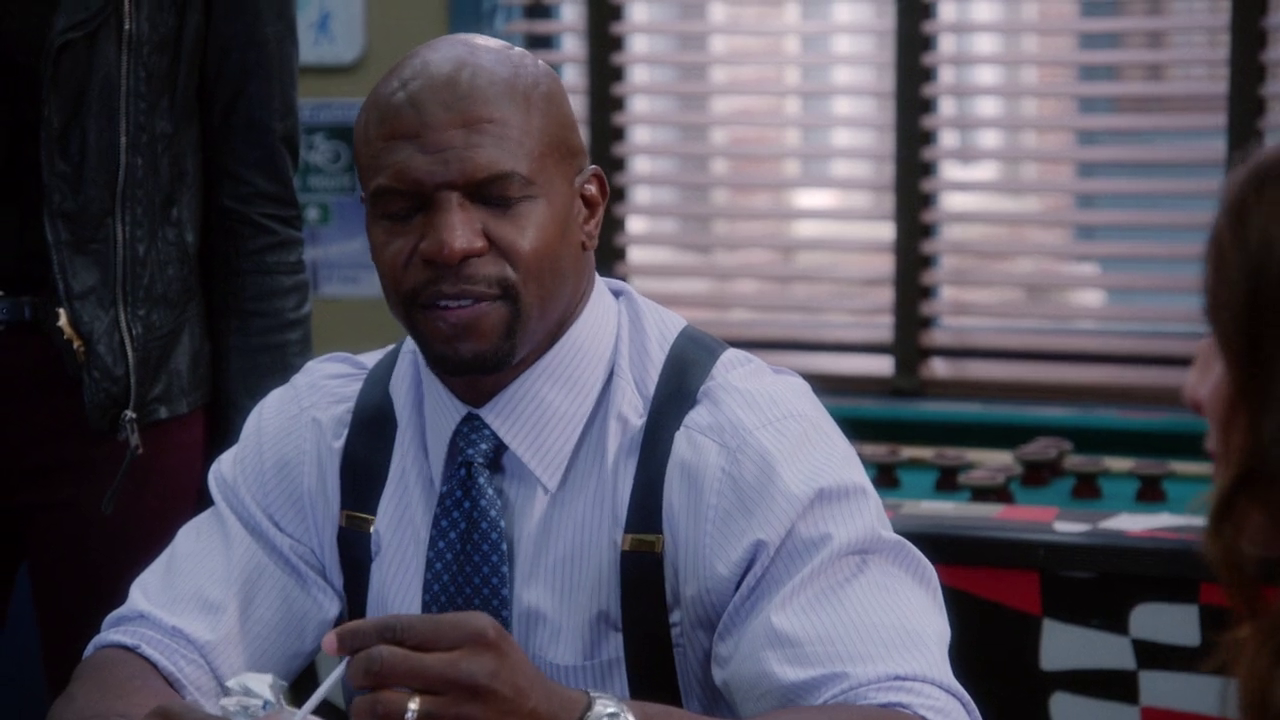
#> input picture frame 26 of class_example_code/FaceDetection/data/BR99.mp4, 1280 x 720 px
$ python 6_d_video_color.py
#> lines starting #> are read from the running program, lines starting #| are printed output that depends on the picture
import cv2

# Create a VideoCapture object and read from input file
cap = cv2.VideoCapture('imgs/BR99.mp4')

# Check if video opened successfully
if not cap.isOpened():
    print("Error opening video file")
    exit()

# Get the frame rate of the video
fps = cap.get(cv2.CAP_PROP_FPS)
frame_delay = int(1000 / fps)  # Convert FPS to milliseconds per frame

# Read until video is completed
while cap.isOpened():
    ret, frame = cap.read()
#> frame is the input picture: shape (720, 1280, 3); mean B, G, R 91.8, 79.3, 82.6
    if ret:
        #img = cv2.cvtColor (frame, cv2.COLOR_BGR2HSV)
        img = cv2.cvtColor (frame, cv2.COLOR_BGR2GRAY)
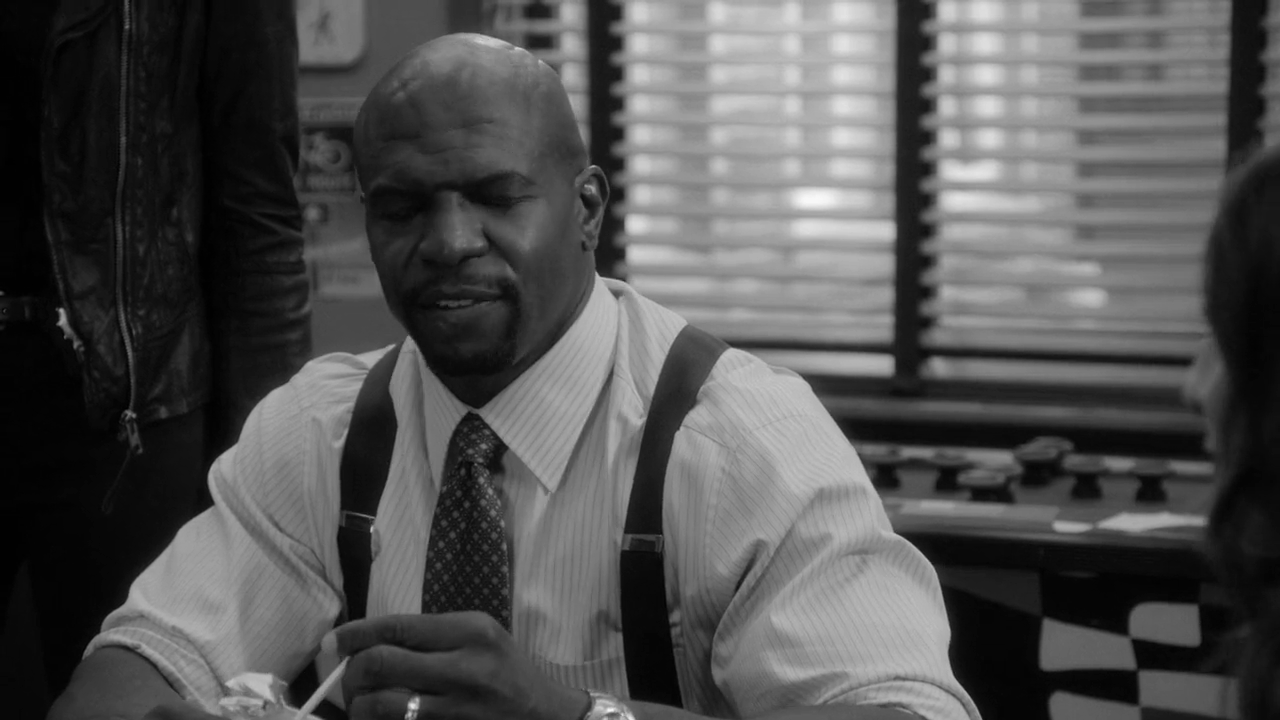
#> img: shape (720, 1280); min 0, max 249, mean 81.7
        cv2.imshow ('HSV image', img)

        # Press 'q' to exit
        if cv2.waitKey(frame_delay) & 0xFF == ord('q'):
#> (key q is pressed here)
            break
    else:
        break

# Release everything
cap.release()
cv2.destroyAllWindows()

$ run again, starting later in the video
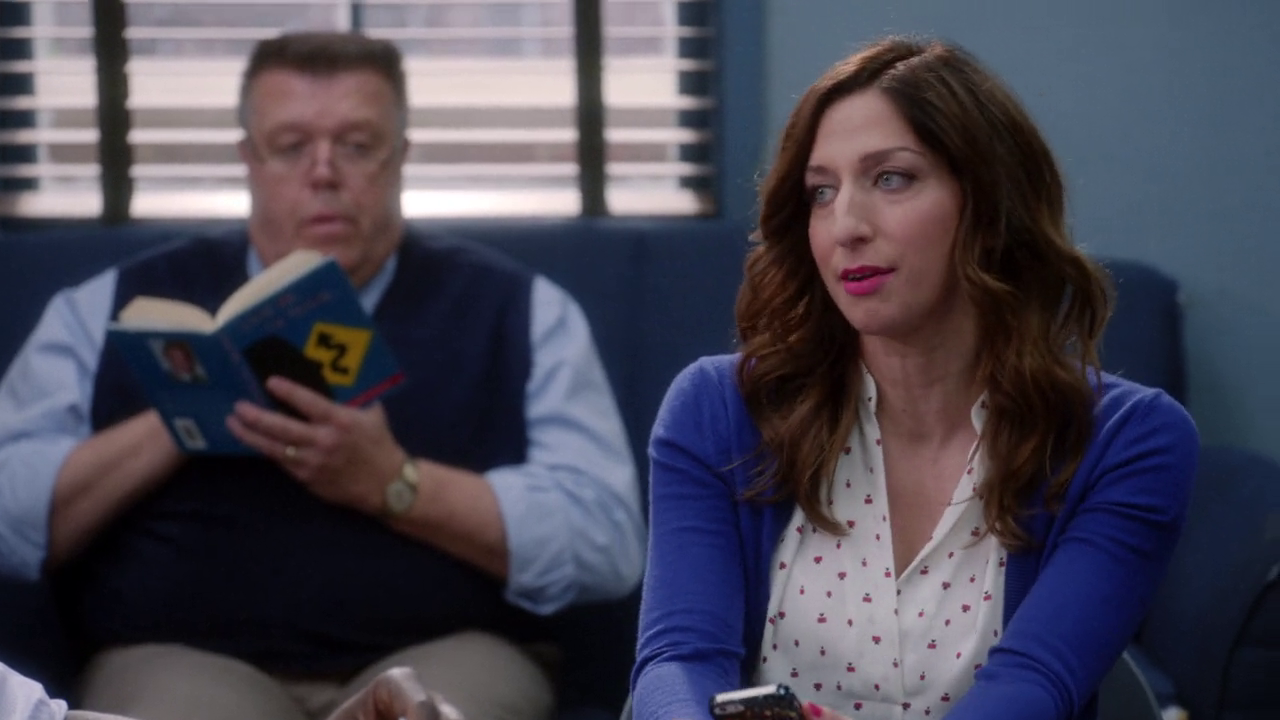
#> input picture frame 121 of class_example_code/FaceDetection/data/BR99.mp4, 1280 x 720 px
#> frame is the input picture: shape (720, 1280, 3); mean B, G, R 83, 69.6, 72.3
#> `img = cv2.cvtColor (frame, cv2.COLOR_BGR2GRAY)`:
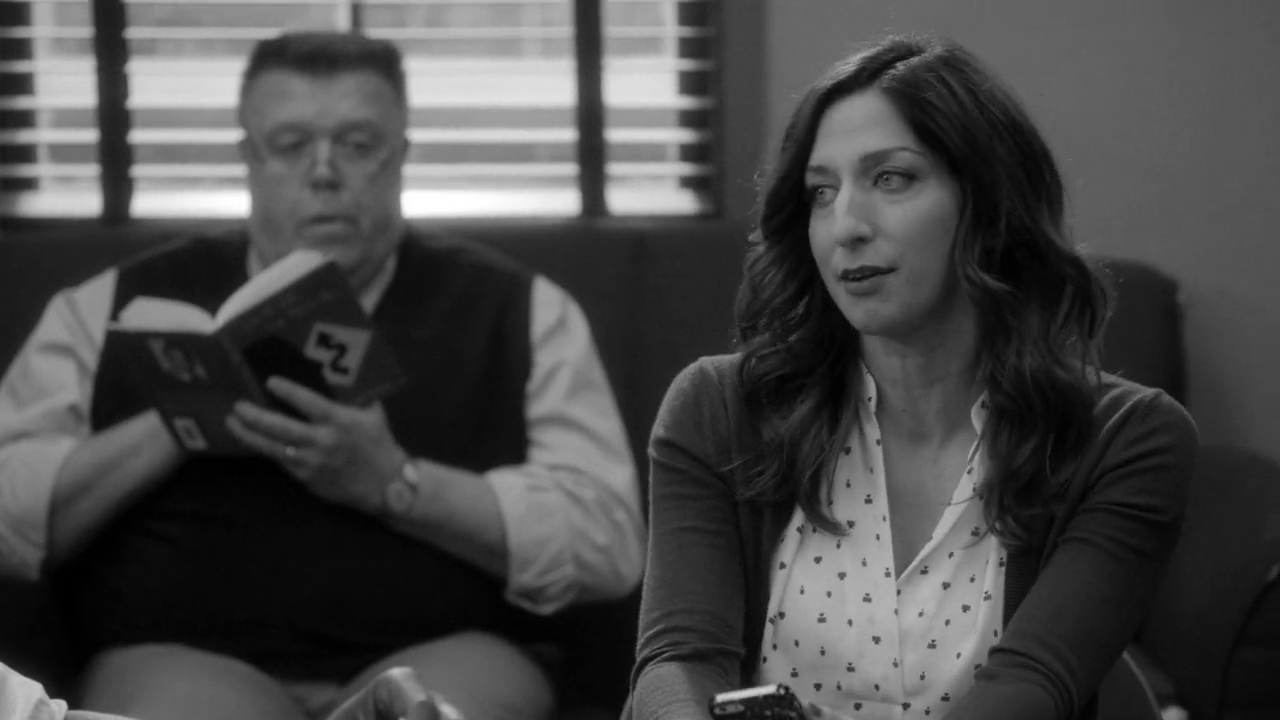
#> img: shape (720, 1280); min 0, max 255, mean 71.9

$ run again, starting later in the video
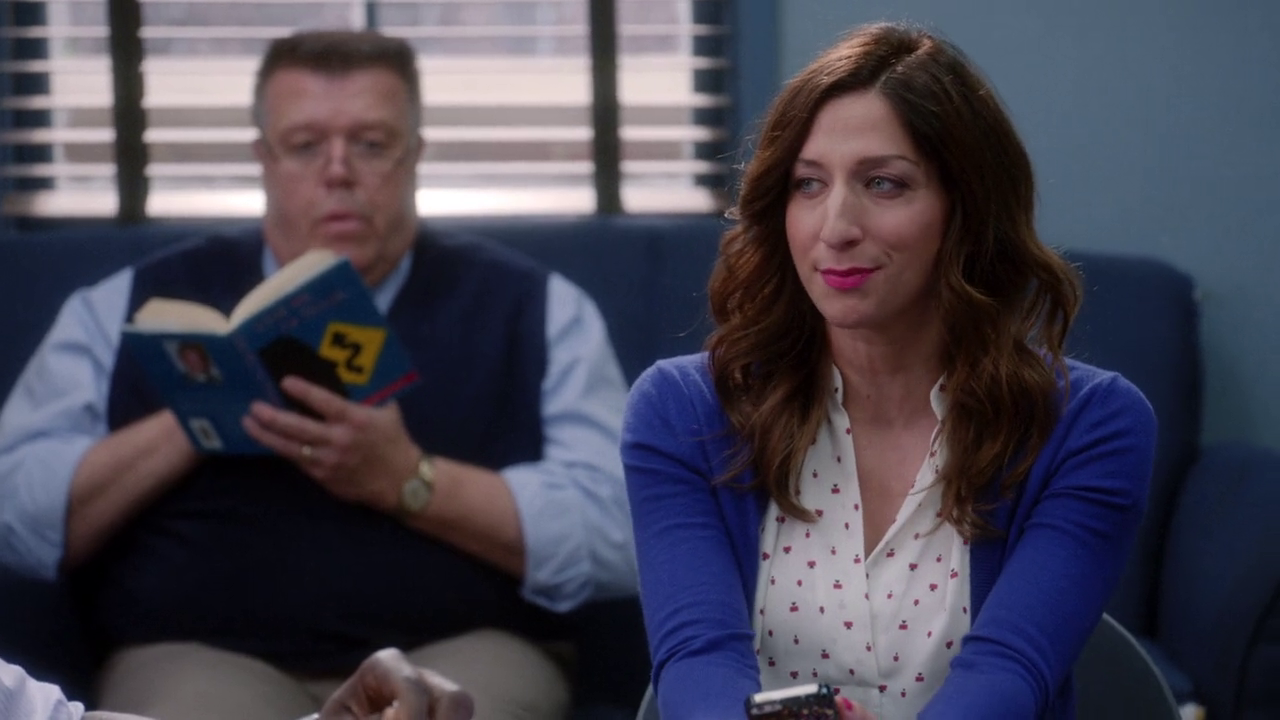
#> input picture frame 215 of class_example_code/FaceDetection/data/BR99.mp4, 1280 x 720 px
#> frame is the input picture: shape (720, 1280, 3); mean B, G, R 81.7, 68, 70.7
#> `img = cv2.cvtColor (frame, cv2.COLOR_BGR2GRAY)`:
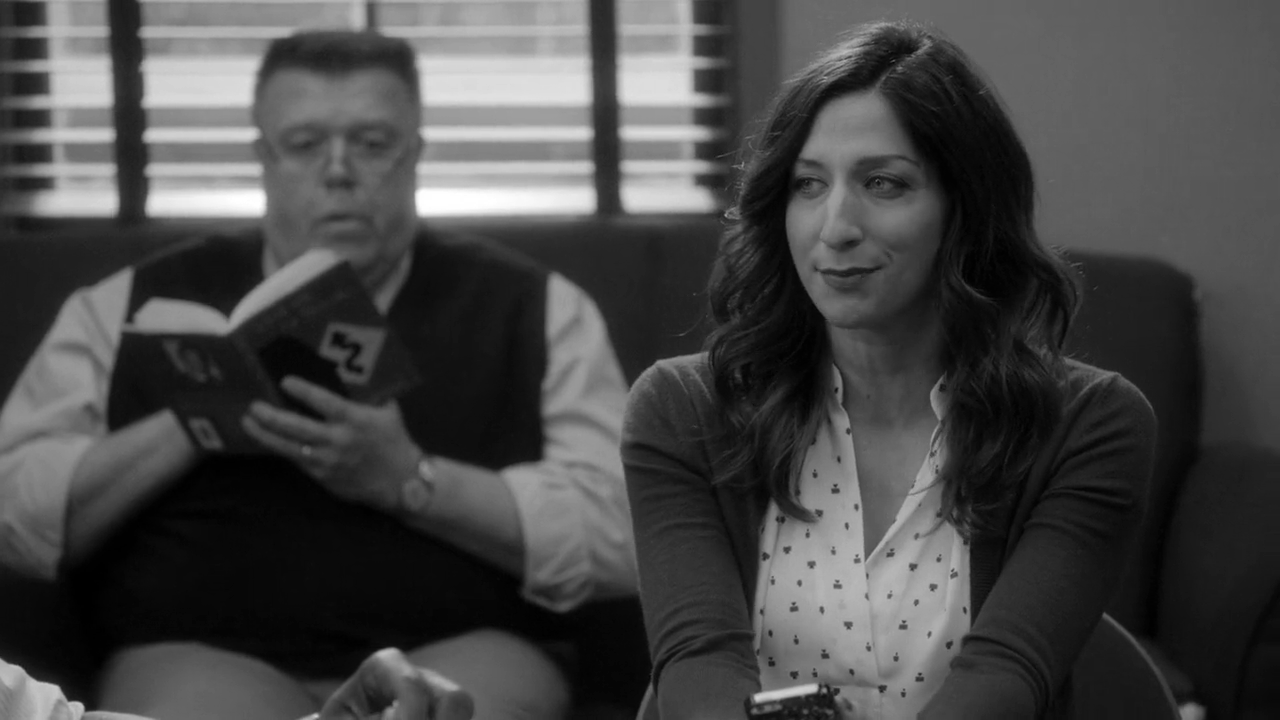
#> img: shape (720, 1280); min 0, max 255, mean 70.4
